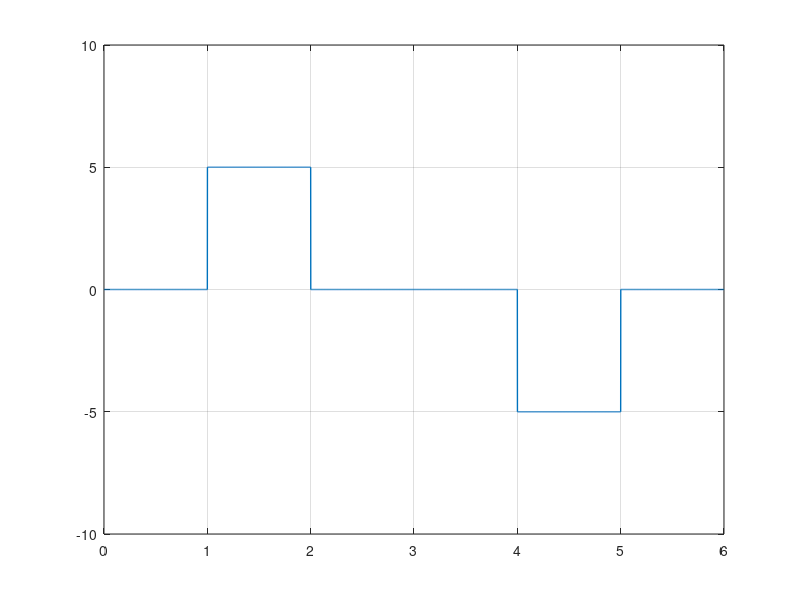

The MATLAB source for this figure:
clc; #... Clear command line
clear all; #... Clear variables
close all; #... Clear figures

bits = [0 1 0 0 1 0];

#... Modulation

bitrate = 1; #... Number of bits per second
voltage = 5;

samplingRate = 1000;
samplingTime = 1/samplingRate;

endTime = length(bits)/bitrate;
time = 0:samplingTime:endTime;

index = 1;
sign = -1;

for i=1:length(time)
	if bits(index) == 0
		modulation(i) = 0;
	else
		modulation(i) = sign*voltage;
	endif
	
	if time(i)*bitrate >= index
		index = index+1;
		if index <= length(bits) && bits(index)==1
			sign = -1 * sign;
		endif
	endif
end


plot(time, modulation, "LineWidth", 1);
axis([0 endTime -voltage-5 voltage+5]);
grid on;

#... demodulation

index = 1;

for i= 1:length(modulation)
	if modulation(i) == 0
		demodulation(index) = 0;
	else
		demodulation(index) = 1;
	endif
	if time(i)*bitrate >= index
		index = index+1;
	endif
end

disp(demodulation);
